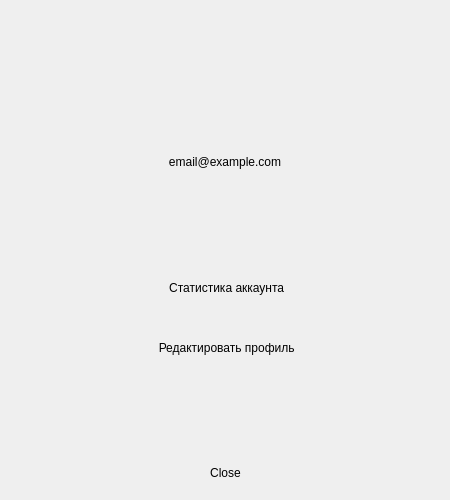
<?xml version="1.0" encoding="UTF-8"?>
<ui version="4.0">
 <class>ProfileWindow</class>
 <widget class="QDialog" name="ProfileWindow">
  <property name="geometry">
   <rect>
    <x>0</x>
    <y>0</y>
    <width>450</width>
    <height>500</height>
   </rect>
  </property>
  <property name="windowTitle">
   <string>Профиль</string>
  </property>
  <layout class="QVBoxLayout" name="verticalLayout">
   <property name="spacing">
    <number>15</number>
   </property>
   <property name="leftMargin">
    <number>20</number>
   </property>
   <property name="topMargin">
    <number>20</number>
   </property>
   <property name="rightMargin">
    <number>20</number>
   </property>
   <property name="bottomMargin">
    <number>20</number>
   </property>
   <item>
    <layout class="QHBoxLayout" name="topLayout">
     <item>
      <spacer name="leftSpacer">
       <property name="orientation">
        <enum>Qt::Orientation::Horizontal</enum>
       </property>
       <property name="sizeHint" stdset="0">
        <size>
         <width>40</width>
         <height>20</height>
        </size>
       </property>
      </spacer>
     </item>
     <item>
      <layout class="QVBoxLayout" name="avatarContainerLayout">
       <item>
        <widget class="QPushButton" name="avatarButton">
         <property name="minimumSize">
          <size>
           <width>120</width>
           <height>120</height>
          </size>
         </property>
         <property name="maximumSize">
          <size>
           <width>120</width>
           <height>120</height>
          </size>
         </property>
         <property name="cursor">
          <cursorShape>PointingHandCursor</cursorShape>
         </property>
         <property name="styleSheet">
          <string notr="true">
           QPushButton {
               border-radius: 60px;
           }
          </string>
         </property>
         <property name="text">
          <string/>
         </property>
         <property name="iconSize">
          <size>
           <width>120</width>
           <height>120</height>
          </size>
         </property>
        </widget>
       </item>
      </layout>
     </item>
     <item>
      <spacer name="rightSpacer">
       <property name="orientation">
        <enum>Qt::Orientation::Horizontal</enum>
       </property>
       <property name="sizeHint" stdset="0">
        <size>
         <width>40</width>
         <height>20</height>
        </size>
       </property>
      </spacer>
     </item>
    </layout>
   </item>
   <item>
    <layout class="QHBoxLayout" name="emailLayout">
     <item>
      <widget class="QLabel" name="emailLabel">
       <property name="text">
        <string>email@example.com</string>
       </property>
       <property name="alignment">
        <set>Qt::AlignmentFlag::AlignCenter</set>
       </property>
      </widget>
     </item>
    </layout>
   </item>
   <item>
    <spacer name="middleSpacer">
     <property name="orientation">
      <enum>Qt::Orientation::Vertical</enum>
     </property>
     <property name="sizeHint" stdset="0">
      <size>
       <width>20</width>
       <height>20</height>
      </size>
     </property>
    </spacer>
   </item>
   <item>
    <layout class="QHBoxLayout" name="buttonsLayout">
     <item>
      <widget class="QPushButton" name="statsButton">
       <property name="minimumSize">
        <size>
         <width>220</width>
         <height>45</height>
        </size>
       </property>
       <property name="cursor">
        <cursorShape>PointingHandCursor</cursorShape>
       </property>
       <property name="styleSheet">
        <string notr="true">
         QPushButton {
             border-radius: 10px;
         }
        </string>
       </property>
       <property name="text">
        <string> Статистика аккаунта</string>
       </property>
      </widget>
     </item>
    </layout>
   </item>
   <item>
    <layout class="QHBoxLayout" name="editLayout">
     <item>
      <widget class="QPushButton" name="editProfileButton">
       <property name="minimumSize">
        <size>
         <width>220</width>
         <height>45</height>
        </size>
       </property>
       <property name="cursor">
        <cursorShape>PointingHandCursor</cursorShape>
       </property>
       <property name="styleSheet">
        <string notr="true">
         QPushButton {
             border-radius: 10px;
         }
        </string>
       </property>
       <property name="text">
        <string> Редактировать профиль</string>
       </property>
      </widget>
     </item>
    </layout>
   </item>
   <item>
    <spacer name="bottomSpacer">
     <property name="orientation">
      <enum>Qt::Orientation::Vertical</enum>
     </property>
     <property name="sizeHint" stdset="0">
      <size>
       <width>20</width>
       <height>30</height>
      </size>
     </property>
    </spacer>
   </item>
   <item>
    <layout class="QHBoxLayout" name="buttonBoxLayout">
     <item>
      <widget class="QDialogButtonBox" name="buttonBox">
       <property name="styleSheet">
        <string notr="true">
         QPushButton {
             border-radius: 8px;
         }
        </string>
       </property>
       <property name="orientation">
        <enum>Qt::Orientation::Horizontal</enum>
       </property>
       <property name="standardButtons">
        <set>QDialogButtonBox::StandardButton::Close</set>
       </property>
       <property name="centerButtons">
        <bool>true</bool>
       </property>
      </widget>
     </item>
    </layout>
   </item>
  </layout>
 </widget>
 <resources/>
 <connections>
  <connection>
   <sender>buttonBox</sender>
   <signal>rejected()</signal>
   <receiver>ProfileWindow</receiver>
   <slot>reject()</slot>
   <hints>
    <hint type="sourcelabel">
     <x>316</x>
     <y>504</y>
    </hint>
    <hint type="destinationlabel">
     <x>286</x>
     <y>277</y>
    </hint>
   </hints>
  </connection>
 </connections>
</ui>
